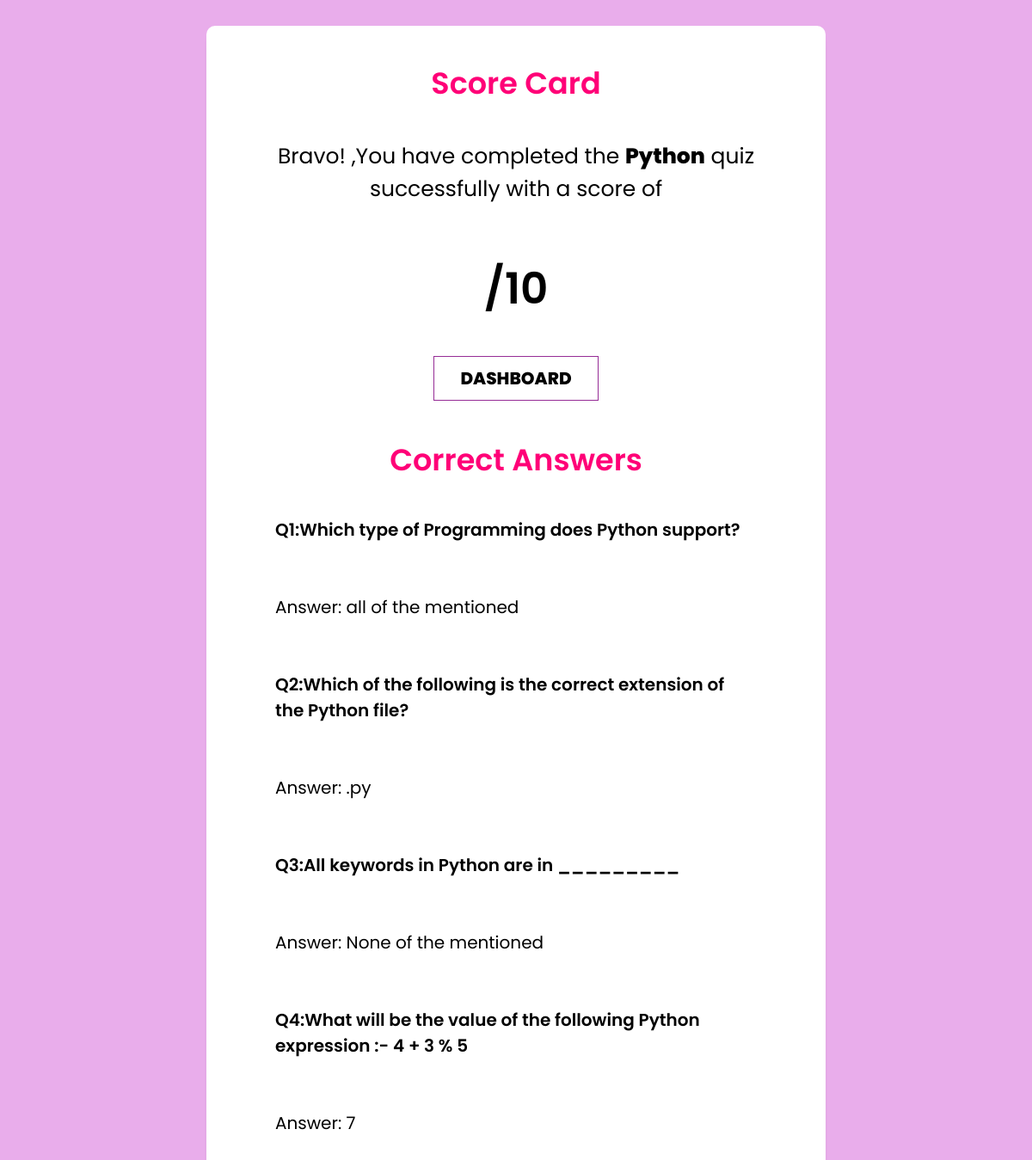
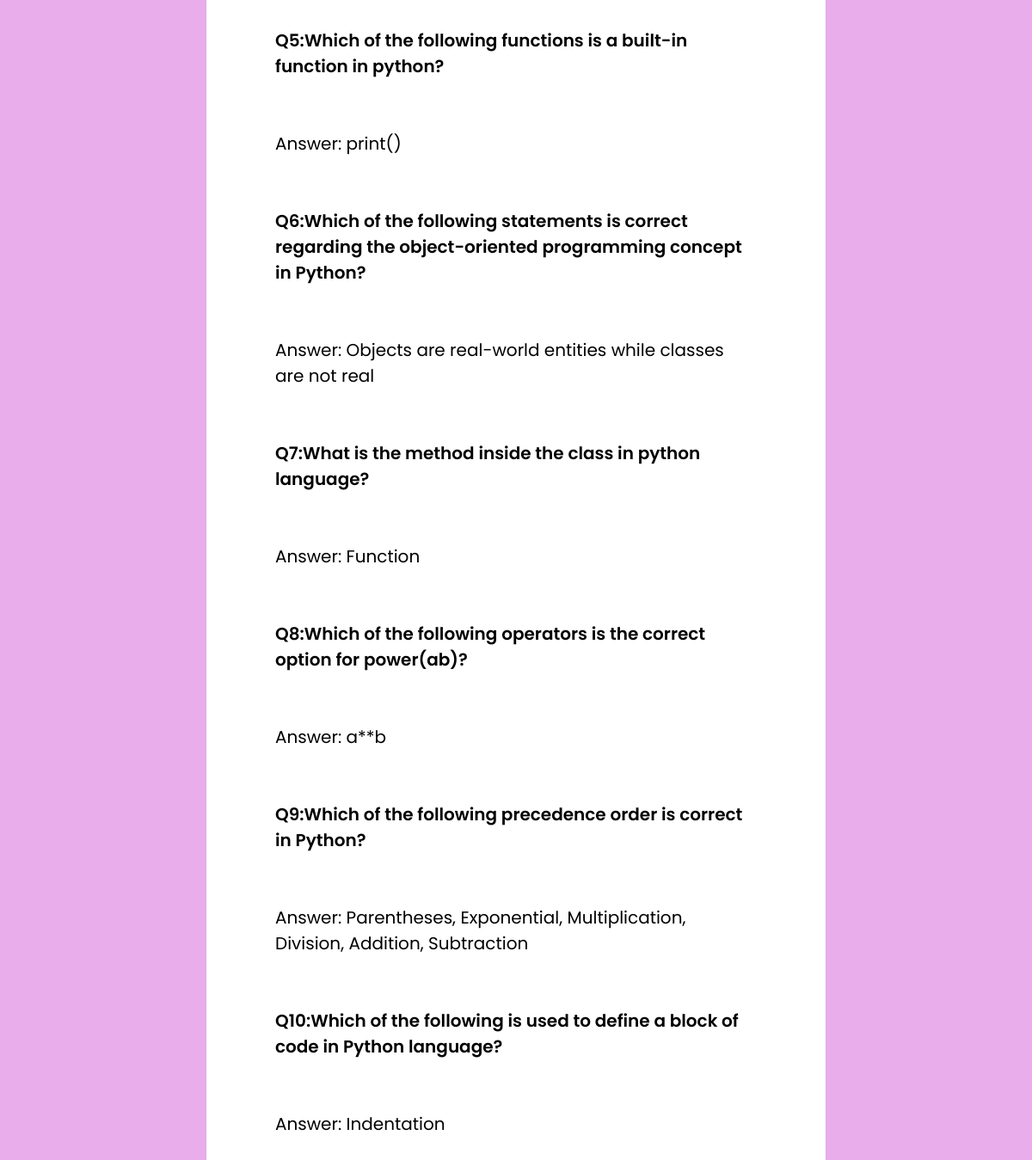
/resultpagepyth.php, run on the app's committed database (2 pictures, top to bottom).
### tables this page shows
CREATE TABLE `pythonquestions` (
  `qid` int(255) NOT NULL,
  `question` varchar(255) NOT NULL
);

CREATE TABLE `pythonanswers` (
  `ans_id` int(255) NOT NULL,
  `answer` varchar(255) NOT NULL,
  `is_correct` int(255) NOT NULL,
  `ans_options` int(255) NOT NULL
);

### resultpagepyth.php (the view, shortened to what this page needs)
<?php
$con = mysqli_connect('localhost', 'root');
mysqli_select_db($con, 'quizdatabase');
?>
<!DOCTYPE html>
<html lang="en">
<head>
    <link rel="stylesheet" href="css/resultpage.css"></a>
</head>
<body>
    <div class="main_div">
        <div class="inner-div">
            <h1 class="question">Score Card</h1>
            <h3>Bravo! <span class="showname_quiz"><?php echo $_SESSION['username']; ?></span>,You have completed the <span class="showname_quiz">Python</span> quiz successfully with a score of</h3>
            <div id="ShowScore" class="ScoreArea">
                ?>/10
                <br>
                <a href="mainpage.php" id="Exit">DASHBOARD</a>
            </div>
            <h1>Correct Answers</h1>
            <div class="showquestion">
                <?php
                for ($i = 1; $i <= 10; $i++) {
                    $q = "SELECT * FROM pythonquestions where qid=$i";
                    $query = mysqli_query($con, $q);
                    $ans_options = "SELECT * FROM pythonanswers WHERE ans_options=$i AND is_correct=1";
                    $ans_correct = mysqli_query($con, $ans_options);
                    $ans_correct_rows = mysqli_fetch_array($ans_correct);
                    while ($rows = mysqli_fetch_array($query)) {
                ?>
                        <div class="questionshow"><?php echo $rows['question']; ?></div>
                        <br>
                        <br>
                        <div class="answershow">Answer: <?php echo $ans_correct_rows['answer']; ?></div>
                        <br>
                        <br>
                <?php
                    }
                }
                ?>
            </div>
        </div>
    </div>
</body>
</html>

### css/resultpage.css (style rules this page uses)
* { margin: 0; padding: 0; font-family: 'Josefin Sans', sans-serif; font-family: 'Poppins', sans-serif; box-sizing: border-box; }
html { font-size: 62.5%; font-family: 300; }
.main_div { min-height: 100vh; display: grid; place-items: center; background-color: hsl(298, 61%, 80%); }
.inner-div { width: 60vw; margin-top: 30px; margin-bottom: 30px; background-color: #fff; padding: 3rem 8rem; border-radius: 1rem; box-shadow: 0 1rem 1rem -0.7rem rgba(0,0,0,0.4); }
.inner-div h1 { font-size: 3.5rem; font-weight: 600; margin: 1rem 0 4rem 0; text-align: center; color: rgb(255, 0, 119); }
.inner-div h3 { font-size: 2.5rem; font-weight: 400; text-align: center; }
#Exit { padding: 1rem 3rem; font-size: 2rem; font-weight: 800; display: inline-block; position: relative; margin: auto; color: black; background-color: transparent; border: 1px solid #962c96; margin-top: 4rem; cursor: pointer; }
a { text-decoration: none; color: black; }
#ShowScore { background-color: white; margin-top: 3rem; padding: 3rem 4rem; font-weight: 600; font-size: 50px; text-align: center; }
.showquestion { font-size: 20px; }
.questionshow { font-weight: 600; }
.showname_quiz { font-weight: 800; }

### data on the page
pythonquestions: question "Q1:Which type of Programming does Python support?"
pythonanswers: answer "all of the mentioned"
pythonquestions: question "Q2:Which of the following is the correct extension of the Python file?"
pythonanswers: answer ".py"
pythonquestions: question "Q3:All keywords in Python are in _________"
pythonanswers: answer "None of the mentioned"
pythonquestions: question "Q4:What will be the value of the following Python expression :- 4 + 3 % 5"
pythonanswers: answer "7"
pythonquestions: question "Q5:Which of the following functions is a built-in function in python?"
pythonanswers: answer "print()"
pythonquestions: question "Q6:Which of the following statements is correct regarding the object-oriented programming concept in Python?"
pythonanswers: answer "Objects are real-world entities while classes are not real"
pythonquestions: question "Q7:What is the method inside the class in python language?"
pythonanswers: answer "Function"
pythonquestions: question "Q8:Which of the following operators is the correct option for power(ab)?"
pythonanswers: answer "a**b"
pythonquestions: question "Q9:Which of the following precedence order is correct in Python?"
pythonanswers: answer "Parentheses, Exponential, Multiplication, Division, Addition, Subtraction"
pythonquestions: question "Q10:Which of the following is used to define a block of code in Python language?"
pythonanswers: answer "Indentation"
